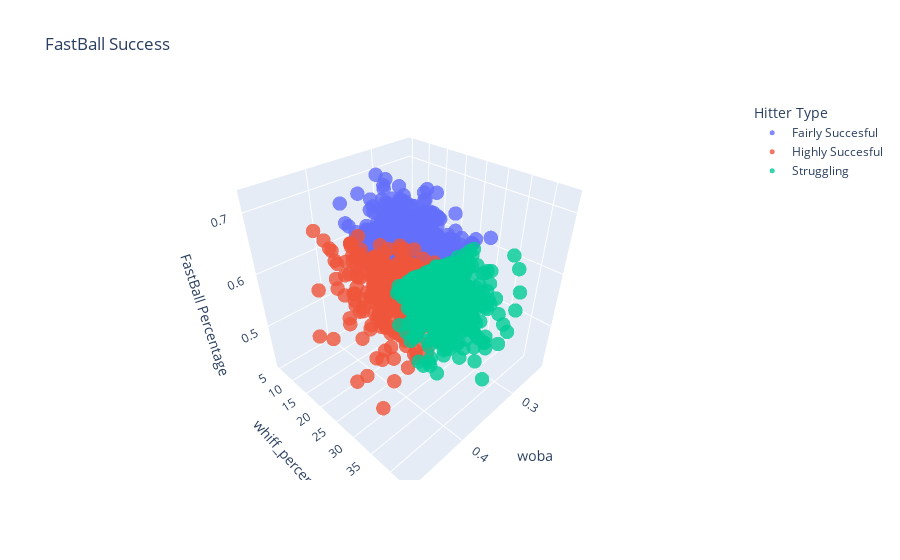

Notebook code cell kept with this figure:
### Code cell
import plotly.express as px

fig = px.scatter_3d(
    FastBall,
    x='woba',       
    y='whiff_percent',        
    z='FastBall Percentage',      
    color='Hitter Type',
    hover_name='Player',
    opacity=0.8,
    title="FastBall Success"
)

fig.update_traces(marker=dict(size=5))
fig.show()

### Figure 1 — Plotly figure (JSON) as saved in the notebook; plotly's stock layout.template omitted (floating-point values rounded to 4 significant figures; data arrays with more than 128 entries replaced by an {"elided": "..."} marker saying what was removed)
{"data": [{"hovertemplate": "<b>%{hovertext}</b><br><br>Hitter Type=Fairly Succesful<br>woba=%{x}<br>whiff_percent=%{y}<br>FastBall Percentage=%{z}<extra></extra>", "hovertext": {"elided": "559 str values"}, "legendgroup": "Fairly Succesful", "marker": {"color": "#636efa", "opacity": 0.8, "size": 5, "symbol": "circle"}, "mode": "markers", "name": "Fairly Succesful", "scene": "scene", "showlegend": true, "type": "scatter3d", "x": {"elided": "559 float values"}, "y": {"elided": "559 float values"}, "z": {"elided": "559 float values"}}, {"hovertemplate": "<b>%{hovertext}</b><br><br>Hitter Type=Highly Succesful<br>woba=%{x}<br>whiff_percent=%{y}<br>FastBall Percentage=%{z}<extra></extra>", "hovertext": {"elided": "386 str values"}, "legendgroup": "Highly Succesful", "marker": {"color": "#EF553B", "opacity": 0.8, "size": 5, "symbol": "circle"}, "mode": "markers", "name": "Highly Succesful", "scene": "scene", "showlegend": true, "type": "scatter3d", "x": {"elided": "386 float values"}, "y": {"elided": "386 float values"}, "z": {"elided": "386 float values"}}, {"hovertemplate": "<b>%{hovertext}</b><br><br>Hitter Type=Struggling<br>woba=%{x}<br>whiff_percent=%{y}<br>FastBall Percentage=%{z}<extra></extra>", "hovertext": {"elided": "574 str values"}, "legendgroup": "Struggling", "marker": {"color": "#00cc96", "opacity": 0.8, "size": 5, "symbol": "circle"}, "mode": "markers", "name": "Struggling", "scene": "scene", "showlegend": true, "type": "scatter3d", "x": {"elided": "574 float values"}, "y": {"elided": "574 float values"}, "z": {"elided": "574 float values"}}], "layout": {"autosize": true, "legend": {"title": {"text": "Hitter Type"}, "tracegroupgap": 0}, "scene": {"aspectmode": "auto", "aspectratio": {"x": 1, "y": 1, "z": 1}, "domain": {"x": [0, 1], "y": [0, 1]}, "xaxis": {"title": {"text": "woba"}, "type": "linear"}, "yaxis": {"title": {"text": "whiff_percent"}, "type": "linear"}, "zaxis": {"title": {"text": "FastBall Percentage"}, "type": "linear"}}, "title": {"text": "FastBall Success"}}}
